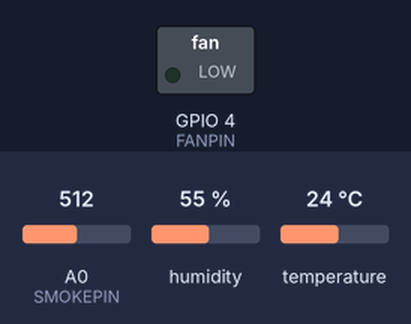
Recording of a sketch running on a simulated ESP8266 (NodeMCU). On the bench: switched loads named in the sketch (green lamp = pin HIGH). Inputs (shaded band) come from the test bench; at power-on: A0 (SMOKEPIN) = 512, humidity 55 %, temperature 24 °C. WiFi joins after 1.5 s; servers stay silent unless stated.

Above: at 3.0 s.
3.1 s: A0 (SMOKEPIN) set to 484
At 4.2 s:
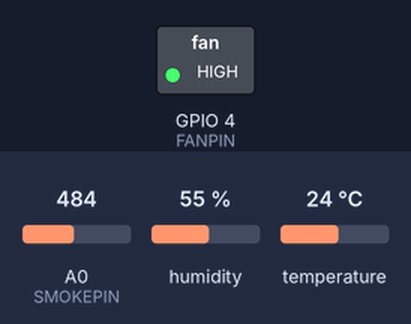
5.3 s: A0 (SMOKEPIN) set to 510
At 6.7 s:
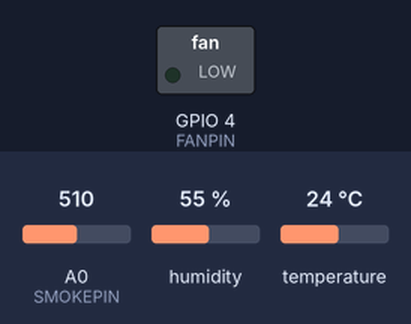
7.3 s: A0 (SMOKEPIN) set to 490
At 9.1 s:
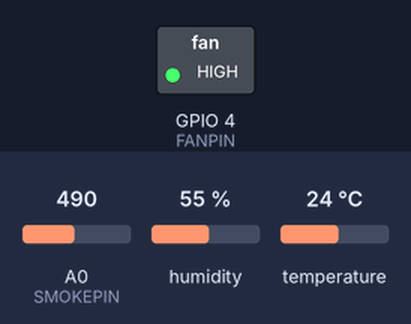
Timing chart, 0 to 10.6 s (numbered marks = the images above; inputs shaded):
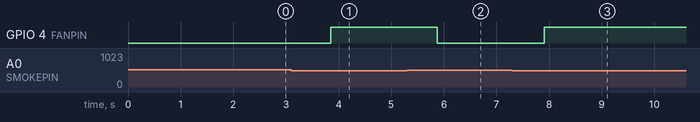

Measured:
- the behaviour switches between 500 and 499 on A0 (SMOKEPIN) (found by bisection; images 0 and 1)
- after the input at 3.1 s, GPIO 4 (FANPIN): LOW → HIGH after 0.75 s
- after the input at 5.3 s, GPIO 4 (FANPIN): HIGH → LOW after 0.58 s
- after the input at 7.3 s, GPIO 4 (FANPIN): LOW → HIGH after 0.60 s

The sketch:

assistant_mcu.ino
```cpp
#include <DHT.h>
#include <ESP8266WiFi.h>
#include <ESP8266HTTPClient.h>
#include <PubSubClient.h>
#include <ArduinoJson.h>
#define BLYNK_PRINT Serial
#include <BlynkSimpleEsp8266.h>
///////////////////////初始化/////////////////////
void encodeJson();

//定义针脚
#define DHTPIN 5
#define SMOKEPIN A0
#define FANPIN 4

#define BLYNK_MAX_READBYTES 4096
//定义类型，DHT11或者其它
#define DHTTYPE DHT11
DHT dht(DHTPIN, DHTTYPE);

///////widget/////////////
WidgetLED fan_led(V3);
//BlynkTimer timer;

///////widget/////////////

/////////////////////API & NTP //////////////////
String privateKey = "SSMOD7i7sMQYkBPXi";
String requireCity = "hangzhou";
String reqUnit = "c";
const char* host = "api.seniverse.com";
String reqRes = "https://api.seniverse.com/v3/weather/now.json?key=SSMOD7i7sMQYkBPXi&location=hangzhou&language=zh-Hans&unit=c" ;

//建立http请求信息
String httpRequest = String("GET ") + reqRes + " HTTP/1.1\r\n" +
                              "Host: " + host + "\r\n" +
                              "Connection: close\r\n\r\n";

///////////////////////全局变量/////////////////////
double humidity,temperature;
int smoke;
String strHumidity,strTemperature,strSmoke;
char msgHumTem[80];   //发送的数据
char msgWeather[100];
String response;

const char* results_0_location_name;
const char* results_0_daily_item_text_day;

int fan_control=0;
//int weather_code=0;
///////////////////客户端设置////////////////

char ssid[] = "615 vip 专线";
char pass[] = "zjsu1904615";
const char* mqtt_server = "test.ranye-iot.net";
char auth[] = "8-rU4hTX0MYtAuanvaGSXPsWivV2YgfJ";

//WiFiClient espClient;
//WiFiClient espClient2;
//PubSubClient client(espClient);
//HTTPClient httpClient;  //开始登陆
#define MSG_BUFFER_SIZE  (80)

//void setup_wifi() {
//  delay(10);
//  // We start by connecting to a WiFi network
//  Serial.println();
//  Serial.print("Connecting to ");
//  Serial.println(ssid);
//
//  WiFi.mode(WIFI_STA);
//  WiFi.begin(ssid, password);
//
//  while (WiFi.status() != WL_CONNECTED) {
//    delay(500);
//    Serial.print(".");
//  }
//
//  randomSeed(micros());
//
//  Serial.println("");
//  Serial.println("WiFi connected");
//  Serial.println("IP address: ");
//  Serial.println(WiFi.localIP());
//}

//void reconnect() {
//  while (!client.connected()) {
//    Serial.print("Attempting MQTT connection...");
//    String clientId = "ESP8266Client-";
//    clientId += String(random(0xffff), HEX);
//    if (client.connect(clientId.c_str())) {
//      Serial.println("connected");
//      client.subscribe("LSD");
//
//    } else {
//      Serial.print("failed, rc=");
//      Serial.print(client.state());
//      Serial.println(" try again in 5 seconds");
//      // Wait 5 seconds before retrying
//      delay(5000);
//    }
//  }
//}

////////////////////////////////JSON///////////////
//
//void encodeJson(){                //发送数据 json 编码
//  StaticJsonDocument<2000> doc;
//  doc["Humidity"] = strHumidity;
//  doc["Temperature"] = strTemperature;
////  doc["Smoke"]=strSmoke;
//  serializeJson(doc, msgHumTem);   //绑定至待发数据，全局变量 msgHumTem
//
//
//}
//
//void encodeJsonWeather(){
//  StaticJsonDocument<2000> docWeather;
//  docWeather["name"] = results_0_location_name;
//  docWeather["text_day"] = results_0_daily_item_text_day;
//  serializeJson(docWeather, msgWeather);
//}

//////////////////////////decodeJSON////////////////
//void decodeJson(String input){
//  // Stream& input;
//StaticJsonDocument<768> doc;
//
//DeserializationError error = deserializeJson(doc, input);
//
//if (error) {
//
//  Serial.print(F("deserializeJson() failed: "));
//  Serial.println(error.f_str());
//  return;
//}
//
//JsonObject results_0 = doc["results"][0];
//JsonObject results_0_now = results_0["now"];
//String results_0_now_code = results_0_now["code"]; // "4"
//Serial.println(results_0_now_code);
//weather_code=results_0_now_code.toInt()+1;
//
//
//}
//////////////////////////////主体////////////////////////////////

void setup() {
  Serial.begin(9600);
  dht.begin(); //DHT开始工作
  pinMode(SMOKEPIN, INPUT);
  pinMode(FANPIN, OUTPUT);
  //Blynk
Blynk.begin(auth, ssid, pass, IPAddress(192, 168, 31, 160), 8080);
   //连接wifi
//  setup_wifi();

  //mqtt_server初始化
//  client.setServer(mqtt_server, 1883);
//  if (!client.connected()) {
//    reconnect();
//  }
//timer.setInterval(60000L,getWeather );
}

void loop() {
  readTemHum();
  readSmoke(fan_control);

//  getWeather();
//  decodeJson(response);
//  encodeJson(); //包装
  Blynk.run();
//  timer.run();


//  Serial.println("Publish message");
//  client.publish("pms", msgHumTem);
//  client.publish("pms_weather", msgWeather);
//  Serial.println(msgHumTem);
//  Serial.println(msgWeather);
//  if (!client.connected()) {
//    reconnect();
//  }
//  client.loop();
  delay(1000);
}

//////////////////读取环境温湿度/////////////////////

void readTemHum(){
  humidity = dht.readHumidity();//读湿度
  temperature = dht.readTemperature();//读温度，默认为摄氏度
//  strHumidity = String(humidity)+"%";
//  strTemperature = String(temperature)+"℃";
//  Serial.println(humidity);
//  Serial.println(temperature);
Blynk.virtualWrite(V0,humidity);
Blynk.virtualWrite(V1,temperature);
}

///////////////////读取环境气体浓度/////////////////////

void readSmoke(int Signal){
  smoke = analogRead(SMOKEPIN);
   Blynk.virtualWrite(V2,smoke);
  if (Signal==0 && smoke < 500){
    digitalWrite(FANPIN, HIGH);
    fan_led.on();
  }
   if (Signal==0 && smoke >=500){
    digitalWrite(FANPIN, LOW);
    fan_led.off();
  }


//  strSmoke = String(smoke);
//  Serial.println("smoke:"+strSmoke);
//  Serial.println();
//  if (smoke < 600) digitalWrite(FANPIN, HIGH);
//  else digitalWrite(FANPIN, LOW);

}

////////////////////获取天气////////////////////////////
//void getWeather() {
////  httpClient.begin(espClient2,"http://api.seniverse.com"+reqRes);
////  int httpget_now = httpClient.GET(); //赋值
//////  Serial.println("httpget_now:");
//////  Serial.println(httpget_now);
////  if (httpget_now == HTTP_CODE_OK) { //检查一下是否为0，应该是去检查缓存区是否为空
//////    Serial.println("that is ok");
////    response =  httpClient.getString();
//////    Serial.println(response);
////  }
//Serial.println("weather");
//Blynk.virtualWrite(V6,reqRes);
////Blynk.virtualWrite(V7,weather_code);
//}

  BLYNK_WRITE(V4){
  int value = param[0].asInt();
  if (value==1){
       fan_control=1;
   digitalWrite(FANPIN, HIGH);
    fan_led.on();
  }
  else{
    digitalWrite(FANPIN, LOW);
    fan_led.off();
    fan_control=0;
  }
}
//BLYNK_WRITE(V6){
//
//  Serial.println(param.asStr());
//  decodeJson(param.asStr());
//  Blynk.virtualWrite(V7,weather_code);
//}
```
